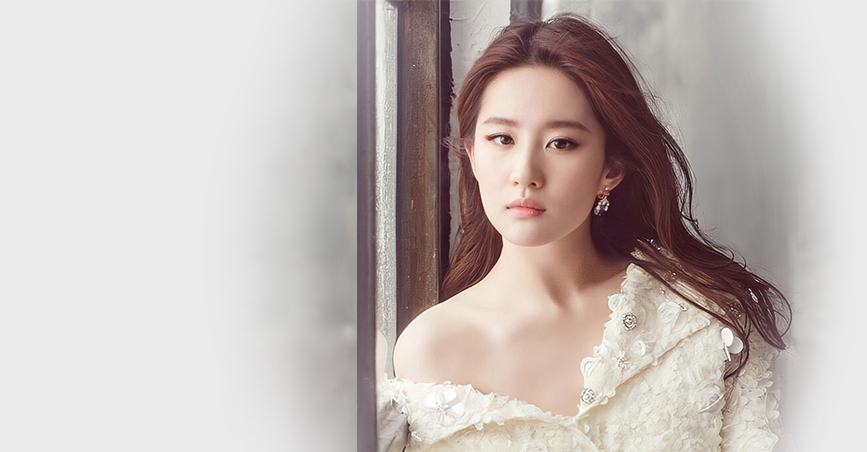
#> input picture src/mashibing/attachment/liu.jpg, 867 x 452 px
$ python '01-opencv人脸识别.py'
#> lines starting #> are read from the running program, lines starting #| are printed output that depends on the picture; after the words box and inside, x2 and y2 are one past the last pixel; in counts of white or black regions, pixels touching at a corner belong together
# -*- coding: utf-8 -*-

"""
@author: miracle
@version: 1.0.0
@license: Apache Licence
@file: 01-opencv人脸识别.py
@time: 2023/3/16 15:12
"""

import cv2

# img是matrix矩阵, 三维: 高、宽、数据(452. 867, 3)
img = cv2.imread(r'./attachment/liu.jpg')
#> img is the input picture: shape (452, 867, 3); mean B, G, R 182.6, 186.1, 195.3
gray = cv2.cvtColor(img, code=cv2.COLOR_BGR2GRAY)
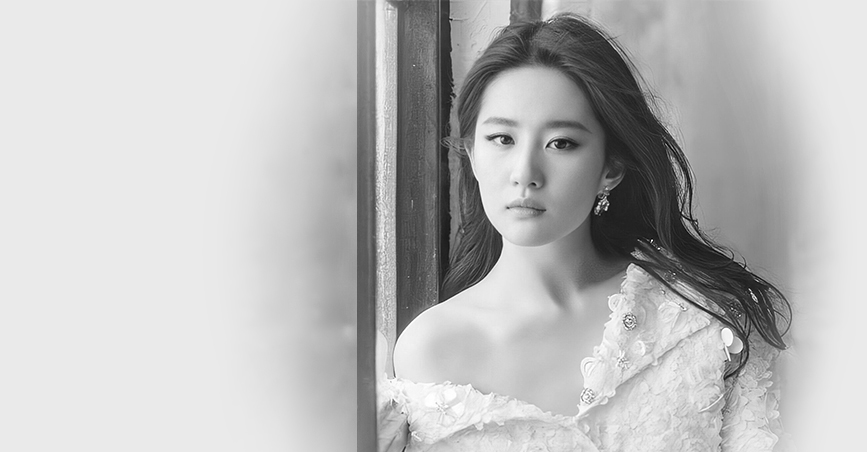
#> gray: shape (452, 867); min 3, max 255, mean 188.4
# 级联算法 图片中找特征，满足一部分特征，算作人脸
face_detector = cv2.CascadeClassifier(r'./attachment/haarcascade_frontalface_alt.xml')

# 检测人脸： 坐标，左上角坐标(x,y), 宽度，高度
faces = face_detector.detectMultiScale(gray)
#> faces = [[448, 74, 168, 168]]
for x, y, w, h in faces:
    # [5 lines of commented-out code are left out]
    cv2.circle(img,
               center=(x + w//2, y + h//2),  # 圆心
               radius=h//2,            # 半径
               color=[0, 0, 255],      # 颜色
               thickness=2)    # 线宽
#> this loop made 1 pass
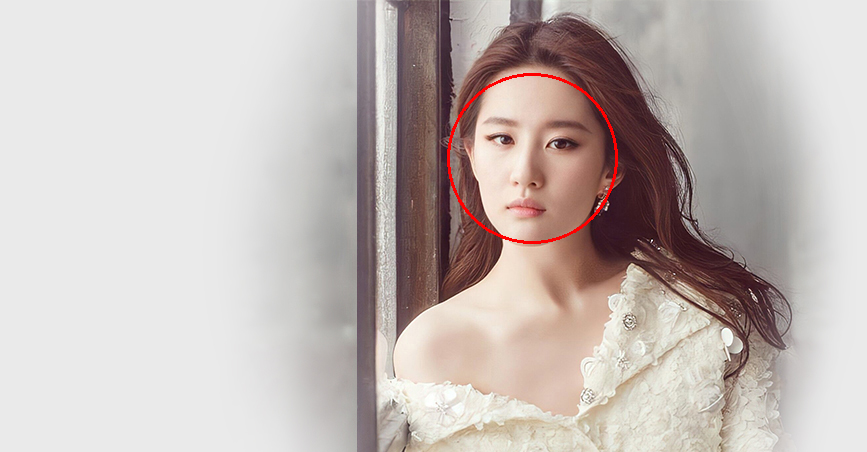
#> img: shape (452, 867, 3); 0.4% of pixels changed, all inside (x1, y1, x2, y2) = (447, 73, 618, 244)

cv2.imshow('img', img)
cv2.waitKey(0)
cv2.destroyAllWindows()
